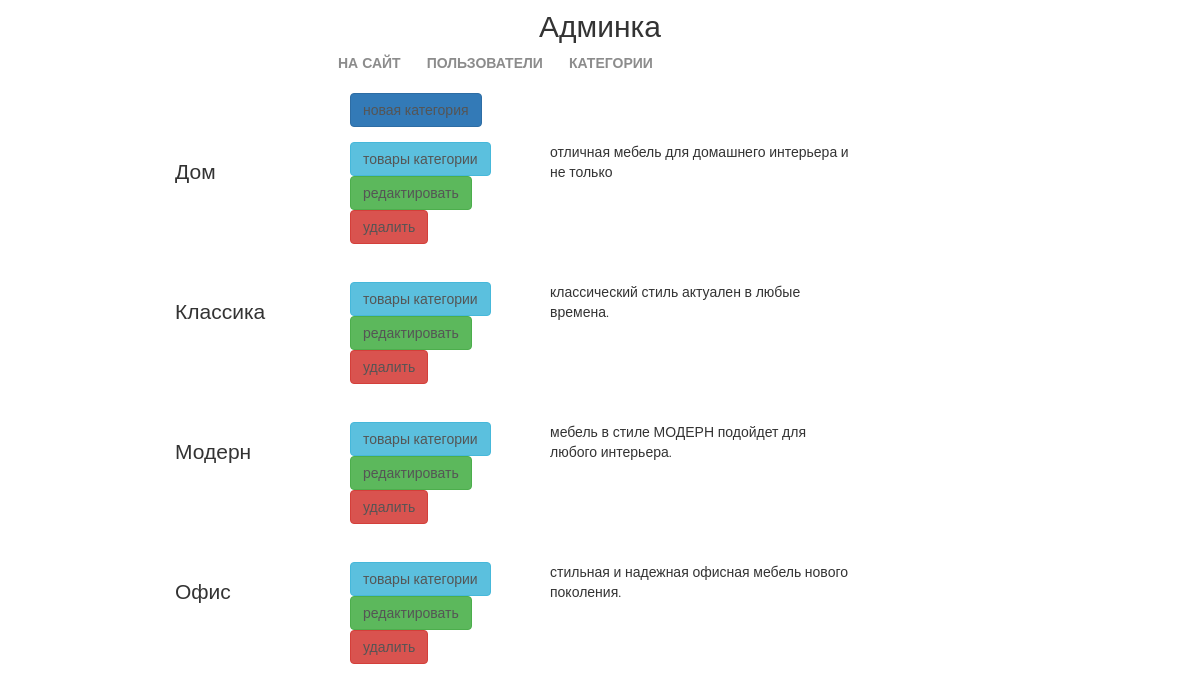
/my/admin/categories/read/ (signed in), run on the app's committed database.
### mainapp/models.py (models this page shows, shortened)
class ProductCategory(models.Model):
    name = models.CharField(verbose_name='имя категории', max_length=128)
    description = models.TextField(verbose_name='описание категории', blank=True)
    is_active = models.BooleanField(default=True)
    class Meta:
        ordering = ['name']

### adminapp/views.py (the view)
# urls.py: path('categories/read/', adminapp.ProductCategoriesRead.as_view(), name='categories_read'),
class ProductCategoriesRead(OnlySuperUserMixin, PageTitleMixin, ListView):
    page_title = 'админка/категрии'
    model = ProductCategory

### adminapp/views.py (called while the page is built)
    @method_decorator(user_passes_test(lambda x: x.is_superuser))
    def dispatch(self, request, *args, **kwargs):
        return super().dispatch(request, *args, **kwargs)

    def get_context_data(self, *, object_list=None, **kwargs):
        data = super().get_context_data(object_list=None, **kwargs)
        if hasattr(self, 'page_title'):
            data['page_title'] = self.page_title
        return data

### mainapp/context_processors.py (called while the page is built)
def catalog_menu(request):
    return {'catalog_menu': ProductCategory.objects.filter(is_active=True),
    }

### geekshop/adminapp/templates/mainapp/productcategory_list.html
{% extends 'adminapp/base.html' %}
{% load static %}
{% block container %}
    <div class="categories_list">
        <a href="{% url 'my_admin:category_create' %}"
           class="btn btn-primary new_category">
            новая категория
        </a>
        {% for object in object_list %}
            <div class="category_record {% if not object.is_active %}not_active{% endif %}">
                <div class="category_name">
                    {{ object.name|title }}
                </div>
                <div class="category_actions">
                    <a href="{% url 'my_admin:category_products' object.pk %}"
                       class="btn btn-info">
                        товары категории
                    </a>
                    <a href="{% url 'my_admin:category_update' object.pk %}"
                       class="btn btn-success">
                        редактировать
                    </a>
                    <a href="{% url 'my_admin:category_delete' object.pk %}"
                       class="btn btn-danger">
                        удалить
                    </a>
                </div>
                <div class="category_desc">
                    {{ object.description }}
                </div>
            </div>
        {% endfor %}
    </div>
{% endblock %}

### static/css/style.css (style rules this page uses)
* { margin: 0; padding: 0; }
body { font-family: 'Montserrat', sans-serif; }
html, body { height: 100%; }
.categories_list { margin-left: 150px; }
.categories_list .new_category { margin-left: 200px; }
.categories_list a { color: #555; text-decoration: none; }
.category_record { height: 125px; margin: 15px auto; position: relative; }
.categories_list .category_name { display: block; float: left; margin-top: 15px; margin-left: 25px; width: 150px; font-size: 150%; }
.category_record .category_actions { display: block; float: left; margin-top: 0px; margin-left: 25px; width: 175px; }
.category_record .category_desc { display: block; float: left; margin-top: 0px; margin-left: 25px; width: 300px; }

### data on the page
ProductCategory: name "Дом", description "отличная мебель для домашнего интерьера и не только"
ProductCategory: name "Классика", description "классический стиль актуален в любые времена."
ProductCategory: name "Модерн", description "мебель в стиле МОДЕРН подойдет для любого интерьера."
ProductCategory: name "Офис", description "стильная и надежная офисная мебель нового поколения."
